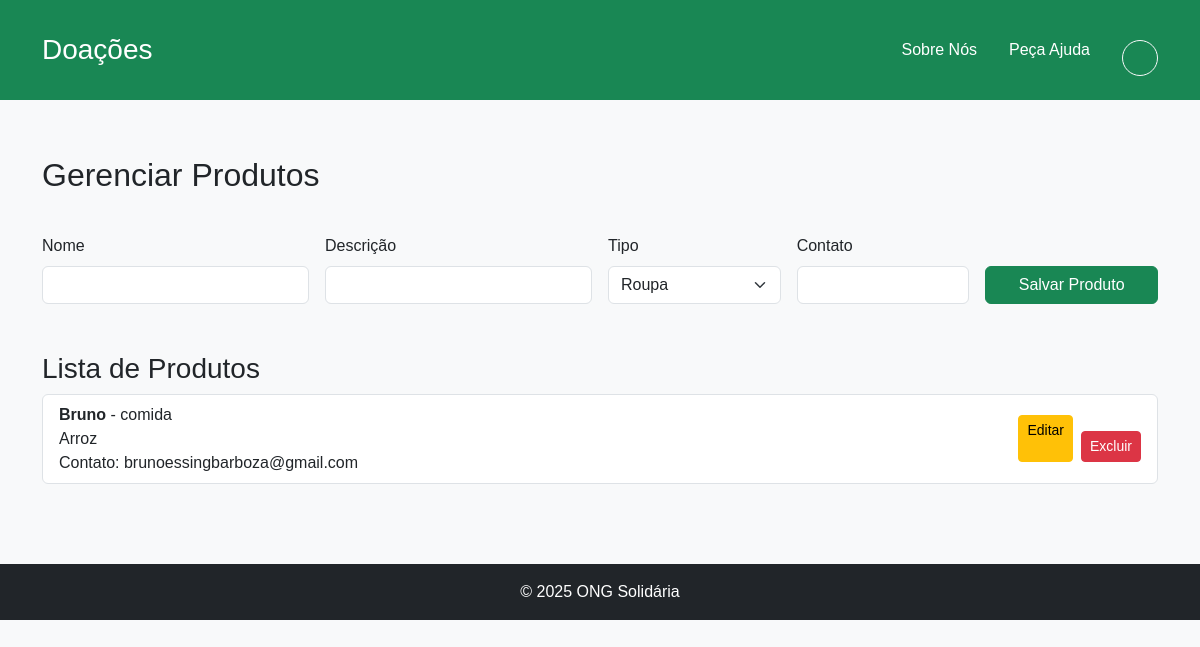
/produtos (signed in), run on an earlier commit of the app's database.
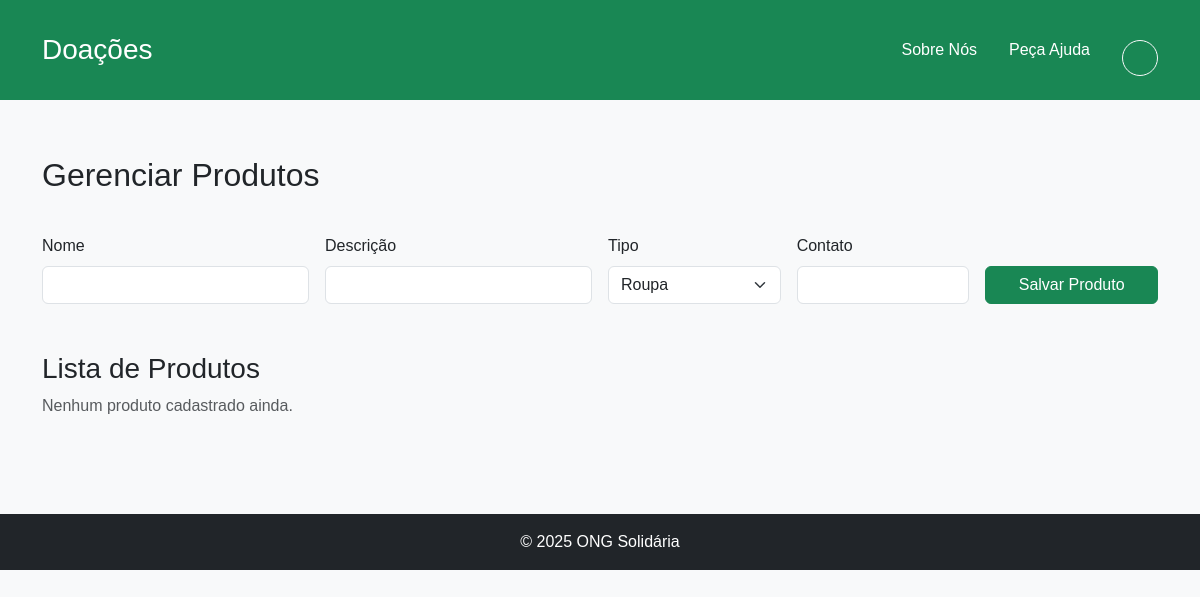
And on a later commit of the database.
### api/models.py (models this page shows, shortened)
class Produto(db.Model):
    id = db.Column(db.Integer, primary_key=True)
    nome = db.Column(db.String(100), nullable=False)
    descricao = db.Column(db.String(255), nullable=False)
    tipo = db.Column(db.String(20), nullable=False)  # 'roupa', 'comida', 'dinheiro'
    contato = db.Column(db.String(120), nullable=False)

### api/index.py (the view, shortened to what this page needs)
@app.route("/produtos", methods=["GET", "POST"])
@login_required
def produtos():
    form = ProdutoForm()
    produtos = Produto.query.all()
    return render_template("produtos.html", form=form, produtos=produtos)

### api/forms.py
class ProdutoForm(FlaskForm):
    nome = StringField("Nome", validators=[DataRequired()])
    descricao = StringField("Descrição", validators=[DataRequired()])
    tipo = SelectField(
        "Tipo",
        choices=[("roupa", "Roupa"), ("comida", "Comida"), ("dinheiro", "Dinheiro")],
        validators=[DataRequired()],
    )
    contato = StringField("Contato", validators=[DataRequired(), Length(max=120)])
    submit = SubmitField("Salvar Produto")

### api/index.py (called while the page is built)
@login_manager.user_loader
def load_user(user_id):
    return Users.query.get(int(user_id))

### api/templates/produtos.html (shortened to what this page needs)
<!DOCTYPE html>
<html lang="pt-BR">
<head>
  <link href="https://cdn.jsdelivr.net/npm/bootstrap@5.3.3/dist/css/bootstrap.min.css" rel="stylesheet" />
  <link rel="stylesheet" href="{{ url_for('static', filename='css/estilo.css') }}" />
</head>
<body class="bg-light">
<header class="bg-success text-white py-4 mb-4">
  <div class="container d-flex justify-content-between align-items-center">
    <h1 class="h3 mb-0">Doações</h1>
    <nav>
      <div class="d-flex align-items-center gap-3">
        <a href="{{ url_for('index') }}" class="text-white text-decoration-none me-3">Sobre Nós</a>
        <a href="{{ url_for('pedir_ajuda') }}" class="text-white text-decoration-none me-3">Peça Ajuda</a>
        <div class="dropdown">
          <button class="btn btn-outline-light rounded-circle d-flex align-items-center justify-content-center"
                  type="button" id="userDropdown" data-bs-toggle="dropdown" aria-expanded="false"
                  style="width: 36px; height: 36px;">
          </button>
        </div>
      </div>
    </nav>
  </div>
</header>
  <main class="container">
    <h2 class="mb-4">Gerenciar Produtos</h2>
    <form method="POST" class="row g-3 mb-5">
      <div class="col-md-3">
        <label for="nome" class="form-label">Nome</label>
        {{ form.nome(class="form-control", id="nome") }}
      </div>
      <div class="col-md-3">
        <label for="descricao" class="form-label">Descrição</label>
        {{ form.descricao(class="form-control", id="descricao") }}
      </div>
      <div class="col-md-2">
        <label for="tipo" class="form-label">Tipo</label>
        {{ form.tipo(class="form-select", id="tipo") }}
      </div>
      <div class="col-md-2">
        <label for="contato" class="form-label">Contato</label>
        {{ form.contato(class="form-control", id="contato") }}
      </div>
      <div class="col-md-2 d-flex align-items-end">
        {{ form.submit(class="btn btn-success w-100") }}
      </div>
    </form>
    <h3>Lista de Produtos</h3>
    {% if produtos %}
      <ul class="list-group">
        {% for produto in produtos %}
          <li class="list-group-item d-flex justify-content-between align-items-center">
            <div>
              <strong>{{ produto.nome }}</strong> - {{ produto.tipo }}<br>
              {{ produto.descricao }}<br>
              Contato: {{ produto.contato }}
            </div>
            <div class="d-flex gap-2">
              <a href="{{ url_for('edit_produto', id=produto.id) }}" class="btn btn-warning btn-sm">Editar</a>
              <form method="POST" action="{{ url_for('delete_produto', id=produto.id) }}">
                <button class="btn btn-danger btn-sm">Excluir</button>
              </form>
            </div>
          </li>
        {% endfor %}
      </ul>
    {% else %}
      <p class="text-muted">Nenhum produto cadastrado ainda.</p>
    {% endif %}
  </main>
  <footer class="bg-dark text-white text-center py-3 mt-5">
    <p class="mb-0">&copy; 2025 ONG Solidária</p>
  </footer>
</body>
</html>

What changed in the data, as far as the page shows it:
removed Produto: nome "Bruno", tipo "comida", descricao "Arroz", contato "brunoessingbarboza@gmail.com"
Also different on the page:
text now shown: "Nenhum produto cadastrado ainda."
